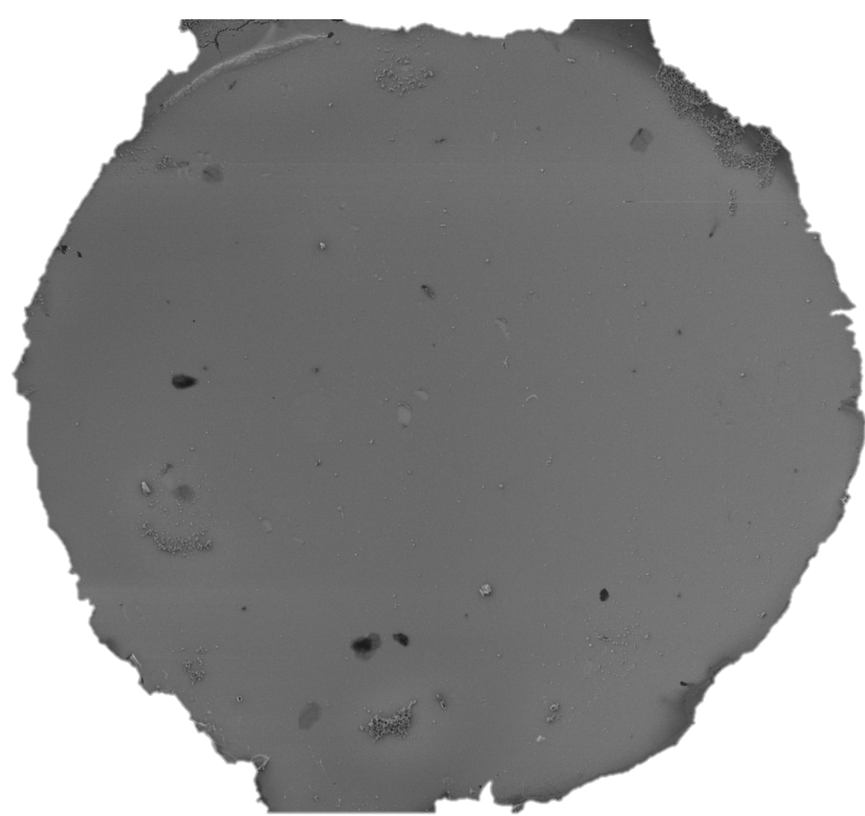
#> input picture 7.png, 865 x 816 px, shrunk from 1081 x 1020 before the run
$ python pix.py
#> lines starting #> are read from the running program, lines starting #| are printed output that depends on the picture; after the words box and inside, x2 and y2 are one past the last pixel; in counts of white or black regions, pixels touching at a corner belong together
import cv2  #OpenCVのインポート
import numpy as np  #numpyのインポート
from PIL import Image
from io import BytesIO

fname="7.png" #開く画像ファイル名
threshold=127 #二値化閾値

img_color= cv2.imread(fname) #画像を読み出しオブジェクトimg_colorに代入
#> img_color is the input picture: shape (816, 865, 3); mean B, G, R 143.8, 143.8, 143.8
img_gray = cv2.imread(fname,cv2.IMREAD_GRAYSCALE) #画像をグレースケールで読み出しオブジェクトimg_grayに代入
#> img_gray: shape (816, 865); min 24, max 255, mean 143.8
img_blur = cv2.blur(img_gray,(9,9)) #img_grayを平均化領域9x9で平均化処理しimg_blurに代入

ret, img_binary= cv2.threshold(img_blur, threshold, 255, cv2.THRESH_BINARY) #オブジェクトimg_blurを閾値threshold(127)で二値化しimg_binaryに代入
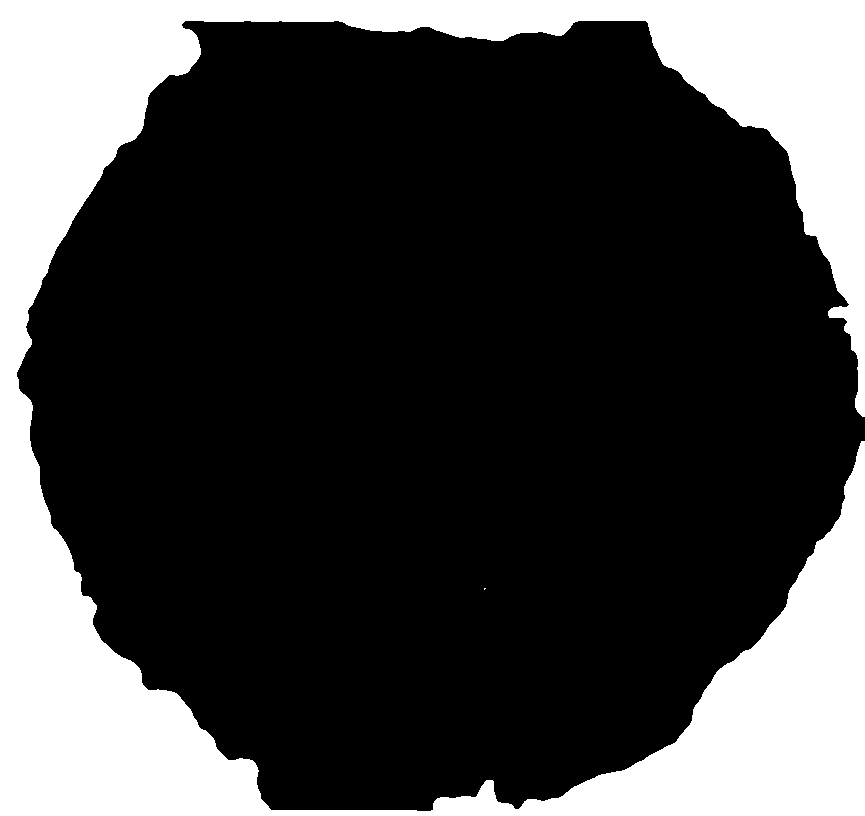
#> img_binary: shape (816, 865); 26.1% white; 2 white regions (1 under 20 px), largest, box (x1, y1, x2, y2) and area: (0, 0, 865, 816) 184170
#> ret = 127

pixel_number = np.size(img_binary) #全ピクセル数をpixel_numberに代入
#> pixel_number = 705840
pixel_sum = np.sum(img_binary) #全ピクセルの輝度の合計をpixel_sumに代入
#> pixel_sum = 46964115
white_pixel_number = pixel_sum/255 #白いピクセルの数を計算しwhite_pixel_numberに代入
#> white_pixel_number = 184173
black_pixel_number = pixel_number - white_pixel_number #黒いピクセルの数を計算しwhite_pixel_numberに代入
#> black_pixel_number = 521667
print("全ピクセル数",pixel_number) #全ピクセル数を表示
#| 全ピクセル数 705840
print("輝度の合計値",pixel_sum) #輝度の合計値を表示
#| 輝度の合計値 46964115
print("白いピクセルの数",white_pixel_number) #白いピクセルの数を表示
#| 白いピクセルの数 184173.0
print("黒いピクセルの数",black_pixel_number) #黒いピクセルの数を表示
#| 黒いピクセルの数 521667.0

cv2.imshow("binary",img_binary) #別ウィンドウを開き(ウィンドウ名 "contours")オブジェクトimg_colorを表示

cv2.waitKey(0) #キー入力待ち
cv2.destroyAllWindows() #ウインドウを閉じる
